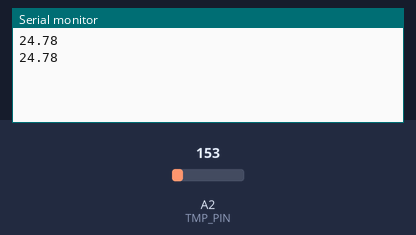
This sketch was run on a simulated Arduino Uno, built with avr-gcc and run on an emulated ATmega328P. On the bench: the last lines printed to the serial monitor. Inputs (shaded band) come from the test bench; at power-on: A2 (TMP_PIN) = 153.

Above: at 1.8 s.
1.9 s: A2 (TMP_PIN) set to 165
At 2.8 s:
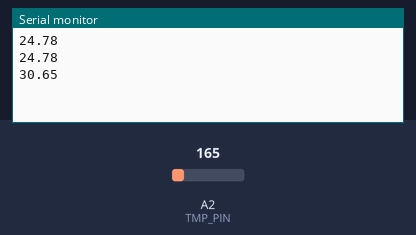
3.4 s: A2 (TMP_PIN) set to 175
At 4.3 s:
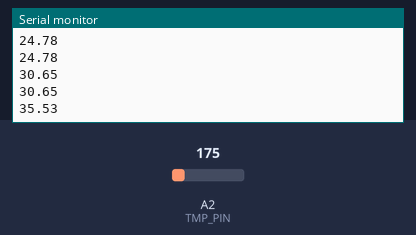
Timing chart, 0 to 6.4 s (numbered marks = the images above; inputs shaded):
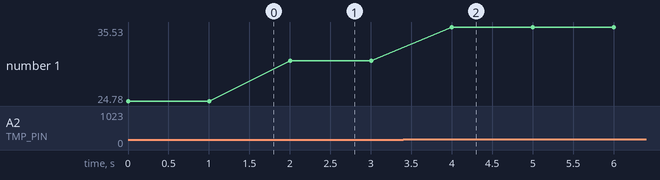

Measured:
- after the input at 1.9 s, the serial monitor: prints a new line after 0.10 s (image 1)
- after the input at 3.4 s, the serial monitor: prints a new line after 0.60 s (image 2)
- plotted number 1: 24.78 → 30.65 after the input at 1.9 s, 30.65 → 35.53 after the input at 3.4 s

The sketch:

se_c.ino
```cpp
const int TMP_PIN = A2;

// อ่านแรงดันจาก TMP36 แล้วแปลงเป็นองศาเซลเซียส
float readTempC() {
  int adc = analogRead(TMP_PIN);
  float volt = adc * 5.0 / 1023.0;
  return (volt - 0.5) * 100.0;
}

void setup() {
  Serial.begin(9600);
}

void loop() {
  float t = readTempC();
  Serial.println(t);
  delay(1000);
}
```
